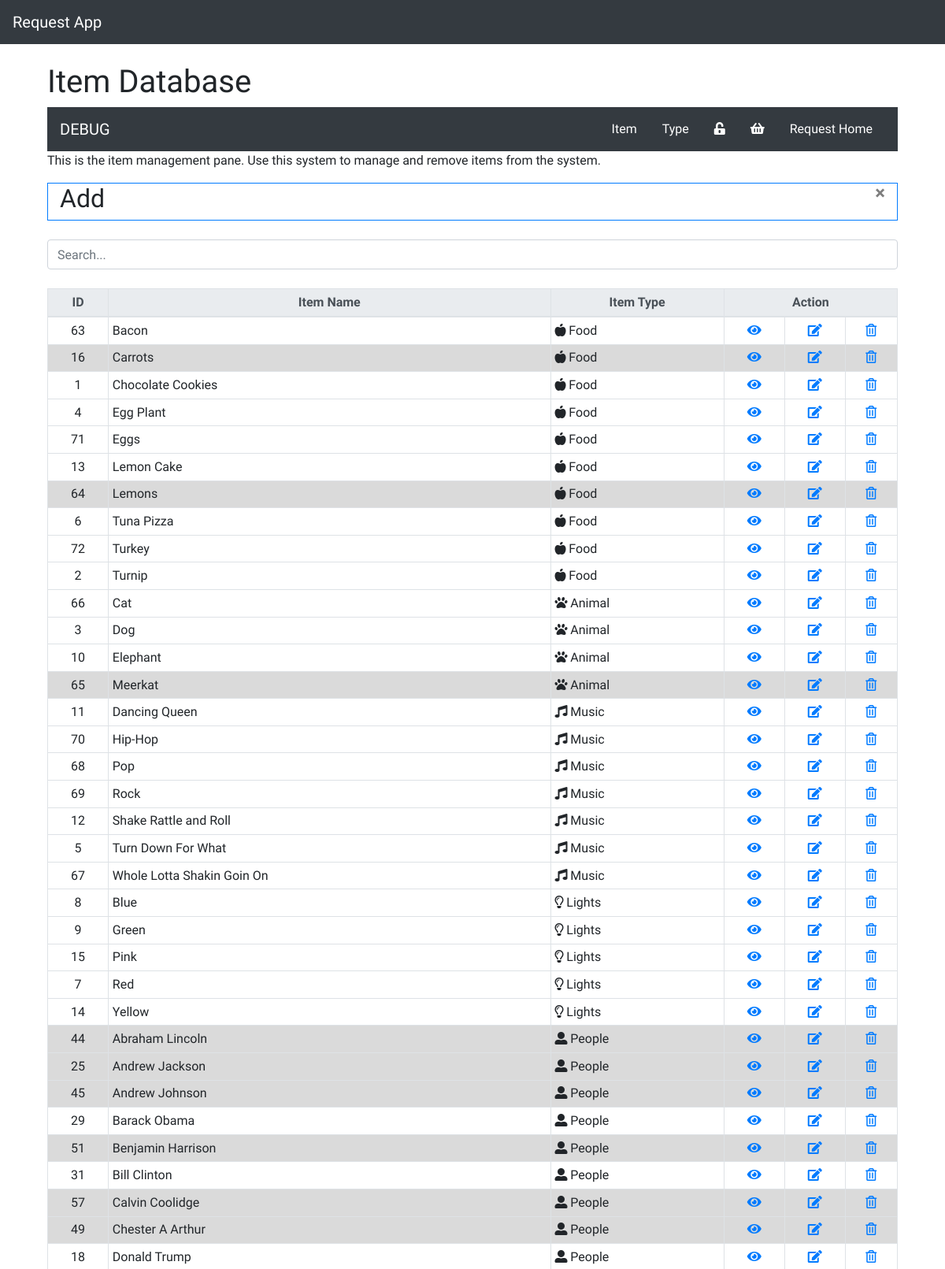
/crud/index.php (upper part), run on the app's committed database.
### tables this page shows
CREATE TABLE `items` (
  `item_id` int(11) NOT NULL COMMENT 'ID of the Item',
  `item_name` varchar(50) DEFAULT NULL COMMENT 'Name of the Item',
  `item_type` varchar(50) DEFAULT NULL COMMENT 'Type of the Item',
  `item_image` varchar(50) DEFAULT NULL COMMENT 'Item Image Path',
  `item_active` tinyint(1) NOT NULL DEFAULT '1' COMMENT 'Wether the item is active or not.',
  `item_notes` text COMMENT 'Item Notes',
  `item_price` decimal(10,2) DEFAULT '0.00' COMMENT 'Item Price',
  `item_schema` int(11) DEFAULT NULL COMMENT 'Item field schema',
  `item_f1` varchar(255) DEFAULT NULL COMMENT 'Field 1',
  `item_f2` varchar(255) DEFAULT NULL COMMENT 'Field 2',
  `item_f3` varchar(255) DEFAULT NULL COMMENT 'Field 3'
);

CREATE TABLE `types` (
  `type_id` int(11) NOT NULL COMMENT 'The ID of the Type',
  `type_name` varchar(50) NOT NULL COMMENT 'The Name of the Type',
  `type_icon` varchar(250) DEFAULT NULL COMMENT 'Icon of the type'
);

### crud/index.php (the view, shortened to what this page needs)
<?php include_once '../partials/_header.php' ?>
<?php
$update = false;
?>
  <div id='bodyContainer' class='container'>
    <br>
    <div class='col-md-12'>
            <h1>Item Database</h1>
            <?php require_once($_SERVER["DOCUMENT_ROOT"] . "/RequestApp/partials/_nav.php");?>
            <p>This is the item management pane. Use this system to manage and remove items from the system.</p>
            <div class='border border-primary'>
              <div class='col-md-12'>
                <button id='showHide' type="button" class="close" aria-label="Close">
                  <span aria-hidden="true">&times;</span>
                </button>
                <?php if ($update == true): ?>
                  <h2>Update</h2>
                <?php else: ?>
                  <h2>Add</h2>
                <?php endif ?>
              </div>
            </div>
            <br>
            <input class='form-control' id='searchTable' type="text" name="" placeholder='Search...' value="">
            <br>
            <?php
            $activesql = "SELECT * FROM items
            INNER JOIN types ON items.item_type=types.type_id
            ORDER BY item_type, item_name ASC";
            if ($result = mysqli_query($link, $activesql)) {
                if (mysqli_num_rows($result) > 0) {
            ?>
            <table id='resultTable' class='table table-sm table-bordered'>
              <thead class="thead-light">
                <tr>
                  <th class='text-center'>ID</th>
                  <th class='text-center'>Item Name</th>
                  <th class='text-center'>Item Type</th>
                  <th class='text-center' colspan="3">Action</th>
                </tr>
              </thead>
                <tbody>
              <?php
                  while ($row = mysqli_fetch_array($result)) {
                    $itemID = $row['item_id'];
                    $itemName = $row['item_name'];
                    $itemType = $row['type_name'];
                    $itemTypeIcon = $row['type_icon'];
                    if ($row['item_active'] == 0) {
                      $itemActiveFlag = "table-active";
                    } else {
                      $itemActiveFlag = "";
                    }
                        echo "<tr class='" . $itemActiveFlag . "'>";
                          echo "<td class='text-center'>" . $itemID . "</td>";
                          echo "<td>" . $itemName . "</td>";
                          echo "<td>" . $itemTypeIcon . " " . $itemType . "</td>";
                          echo "<td class='text-center'><a href='view.php?id=" . $itemID . "' class='view_btn'><i class='fas fa-eye'></i></a></td>";
                          echo "<td class='text-center'><a href='index.php?edit=" . $itemID . "' class='edit_btn'><i class='fas fa-edit'></i></a></td>";
                          echo "<td class='text-center'><a href='server.php?del=" . $itemID . "' class='del_btn'><i class='far fa-trash-alt'></i></a></td>";
                        echo "</tr>";
                  }
                      echo "</tbody>";
                    echo "</table>";
                } else {
                    echo "<p class='alert alert-info'>No items were found.</p>";
                }
            } else {
                echo "<p class='alert alert-info'>" . SQLError($link) . "</p>";
            } ?>
          </div>
    </div>
    <?php include_once '../partials/_footer.php'; ?>

### css/master.css (style rules this page uses)
* { font-family: 'KoHo', sans-serif; }

### data on the page
items: item_id "63", item_name "Bacon", types.type_name "Food"
items: item_id "16", item_name "Carrots", types.type_name "Food"
items: item_id "1", item_name "Chocolate Cookies", types.type_name "Food"
items: item_id "4", item_name "Egg Plant", types.type_name "Food"
items: item_id "71", item_name "Eggs", types.type_name "Food"
items: item_id "13", item_name "Lemon Cake", types.type_name "Food"
items: item_id "64", item_name "Lemons", types.type_name "Food"
items: item_id "6", item_name "Tuna Pizza", types.type_name "Food"
items: item_id "72", item_name "Turkey", types.type_name "Food"
items: item_id "2", item_name "Turnip", types.type_name "Food"
items: item_id "66", item_name "Cat", types.type_name "Animal"
items: item_id "3", item_name "Dog", types.type_name "Animal"
items: item_id "10", item_name "Elephant", types.type_name "Animal"
items: item_id "65", item_name "Meerkat", types.type_name "Animal"
items: item_id "11", item_name "Dancing Queen", types.type_name "Music"
items: item_id "70", item_name "Hip-Hop", types.type_name "Music"
items: item_id "68", item_name "Pop", types.type_name "Music"
items: item_id "69", item_name "Rock", types.type_name "Music"
items: item_id "12", item_name "Shake Rattle and Roll", types.type_name "Music"
items: item_id "5", item_name "Turn Down For What", types.type_name "Music"
items: item_id "67", item_name "Whole Lotta Shakin Goin On", types.type_name "Music"
items: item_id "8", item_name "Blue", types.type_name "Lights"
items: item_id "9", item_name "Green", types.type_name "Lights"
items: item_id "15", item_name "Pink", types.type_name "Lights"
items: item_id "7", item_name "Red", types.type_name "Lights"
items: item_id "14", item_name "Yellow", types.type_name "Lights"
items: item_id "44", item_name "Abraham Lincoln", types.type_name "People"
items: item_id "25", item_name "Andrew Jackson", types.type_name "People"
items: item_id "45", item_name "Andrew Johnson", types.type_name "People"
items: item_id "29", item_name "Barack Obama", types.type_name "People"
items: item_id "51", item_name "Benjamin Harrison", types.type_name "People"
items: item_id "31", item_name "Bill Clinton", types.type_name "People"
items: item_id "57", item_name "Calvin Coolidge", types.type_name "People"
items: item_id "49", item_name "Chester A Arthur", types.type_name "People"
items: item_id "18", item_name "Donald Trump", types.type_name "People"
